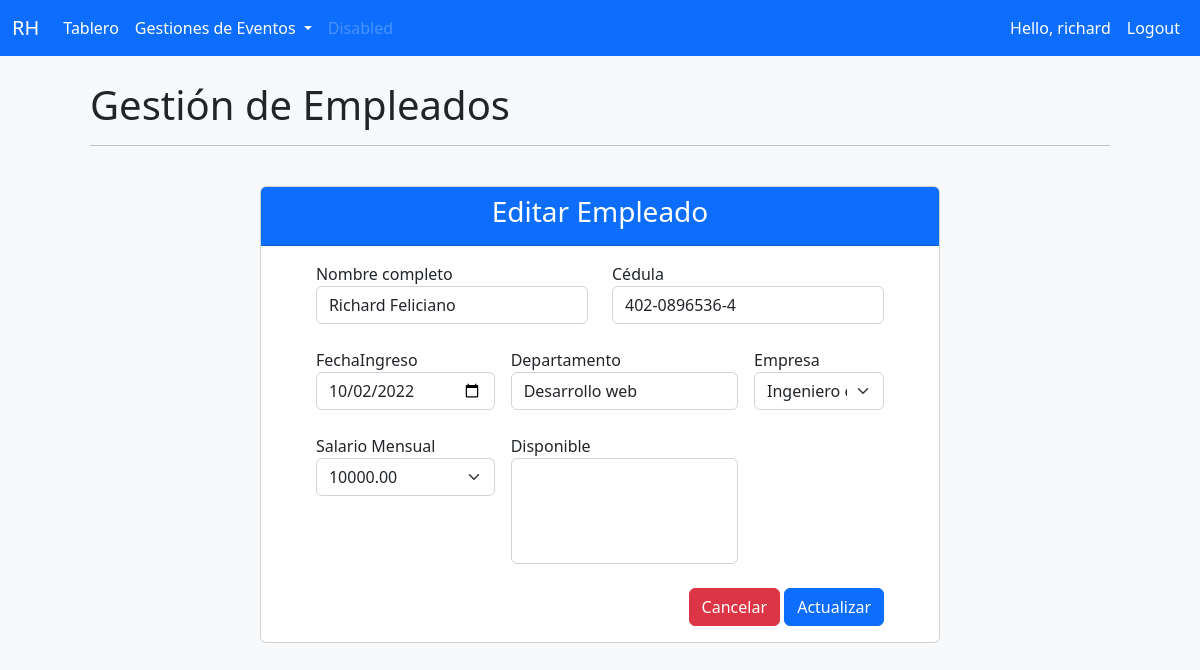
The page /Editarempleado/9/ (signed in) on the database its author committed.
### msrh/models.py (models this page shows, shortened)
class Empleado(models.Model):
    id = models.AutoField(auto_created=True ,primary_key= True, serialize=False,verbose_name='ID')
    nombre = models.CharField (max_length=60, null=True, verbose_name='Nombre completo')
    cedula = models.CharField(max_length=13, null=True, verbose_name='Cédula')
    fechaIngreso = models.DateField(auto_now_add=False, null=True)
    departamento = models.CharField(max_length=50, null=True)
    puesto = models.ForeignKey(Puesto, on_delete=models.CASCADE,null=True, verbose_name='Empresa')
    salarioMensual = models.DecimalField(max_digits=10, decimal_places=2, verbose_name='Salario Mensual')
    estado = models.BooleanField(default=False, verbose_name='Disponible')

class Puesto(models.Model):
    NIVELRIESGO ={
        ('Alto', 'Alto'),
        ('Medio', 'Medio'),
        ('Bajo', 'Bajo'),
    }
    id = models.AutoField(auto_created=True ,primary_key= True, serialize=False,verbose_name='ID')
    puesto =  models.CharField(max_length=50, null=True, verbose_name='Puesto')
    nivelRiesgo = models.CharField(max_length=5, null=True, choices=NIVELRIESGO, verbose_name='Nivel Riesgo')
    nivelMinimoSalario = models.DecimalField(max_digits=10, decimal_places=2, verbose_name='Salario Mínimo')
    nivelMaximoSalario = models.DecimalField(max_digits=10, decimal_places=2, verbose_name='Salario Máximo')
    estado = models.BooleanField(default=False)
    def __str__(self):
        return self.puesto

### msrh/decorators.py (the view)
        def wrapper_func(request, *args, **kwargs):
            group = None
            if request.user.groups.exists():
                group = request.user.groups.all()[0].name
            if group in allowed_roles:
                return view_func(request, *args, **kwargs)
            else:
                return HttpResponse('No estas autorizado para ver la pagina')

### msrh/forms.py
class EmpleadoForm(forms.ModelForm):
    class Meta:
        model = Empleado
        fields = '__all__'
        widgets = {
            'nombre': forms.TextInput(attrs={'class': 'form-control', 'placeholder':'Ingrese su nombre completo'}),
            'cedula': forms.TextInput(attrs={'class': 'form-control', 'placeholder':'xxx-xxxxxxx-x'}),
            'puestoOcupado': forms.Select(attrs={'class': 'form-select'}),
            'fechaIngreso': forms.DateInput(attrs={'class': 'form-control','type':'date'}),
            'departamento': forms.TextInput(attrs={'class': 'form-control'}),
            'puesto': forms.Select(attrs={'class': 'form-select'}),
            'salarioMensual': forms.NumberInput(attrs={'class': 'form-select', 'placeholder':'$ 0.00'}),
            'estado': forms.SelectMultiple(attrs={'class': 'form-select'}),
        }

### msrh/views.py (called while the page is built)
@login_required(login_url='login')
@allowed_users(allowed_roles=['admin'])
def update_Empleado(request, pk):
    pk = str(pk)
    try:
        empleado = Empleado.objects.get(id=pk)
    except Empleado.DoesNotExist:
        return redirect('/empleado')
    form = EmpleadoForm(request.POST or None, instance=empleado)
    if form.is_valid():
        form.save()
        return redirect('/empleado')
    context = {'form':form, 'empleado':empleado}
    return render(request, 'msrh/CRUD/Editarempleado.html', context)

### msrh/templates/msrh/CRUD/Editarempleado.html (shortened to what this page needs)
{% extends 'msrh/main.html' %}
{% block content %}
<h1>Gestión de Empleados</h1>
<hr>
<br>
<div class="card col-md-8 offset-md-2">
    <div class="card-header text-center bg-primary text-white">
     <h3>Editar Empleado</h3>
    </div>
    <div class="card-body  ">
        <div class="container col-md-7 col-lg-11">
        <form  method="POST">
            <div class="row g-4">
                <div class="col-6">
                {{form.nombre.label}}
                {{form.nombre}}
                </div>
                <div class="col-6">
                {{form.cedula.label}}
                {{form.cedula}}
                </div>
            </div>
            <br>
            <div class="row g-3">
                <div class="col-md-4">
                {{form.fechaIngreso.label}}
                {{form.fechaIngreso}}
                </div>
                    <div class="col-md-5">
                        {{form.departamento.label}}
                        {{form.departamento}}
                    </div>
                    <div class="col-md-3">
                        {{form.puesto.label}}
                        {{form.puesto}}
                    </div>
                </div>
                <br>
                <div class="row g-3">
                <div class="col-md-4">
                    {{form.salarioMensual.label}}
                    {{form.salarioMensual}}
                </div>
                <div class="col-md-5">
                    {{form.estado.label}}
                    {{form.estado}}
                </div>
                </div>
                    <br>
            <div class="modal-footer">
                <div class="bd-example">
            <a href="{% url 'empleado' %}" type="button" class="btn btn-danger">Cancelar</a>
            <button class="btn btn-primary" type="submit">Actualizar</button>
        </div>
            </div>
        </form>
    </div>
    </div>
  </div>
{% endblock %}

### msrh/templates/msrh/navbar/navbarADMIN.html (shortened to what this page needs)
{% load static %}
<nav class="navbar navbar-expand-lg navbar-dark bg-primary fixed-top">
    <div class="container-fluid">
      <a class="navbar-brand" href="#">RH</a>
      <div class="collapse navbar-collapse" id="navbarSupportedContent">
        <ul class="navbar-nav me-auto mb-2 mb-lg-0">
          <li class="nav-item">
            <a class="nav-link active" aria-current="page" href="{% url 'home' %}">Tablero</a>
          </li>
          {% if request.user.is_staff %}
          <li class="nav-item dropdown" >
            <a class="nav-link dropdown-toggle active" href="#" role="button" data-bs-toggle="dropdown" aria-expanded="false">
              Gestiones de Eventos
            </a>
          </li>
        {% endif %}
          <li class="nav-item">
            <a class="nav-link disabled">Disabled</a>
          </li>
        </ul>
        <div class="d-flex" >
          <ul class="navbar-nav me-auto mb-2 mb-lg-0">
            <li class="nav-item">
              <span class="nav-link active">Hello, {{request.user}}</span>
            </li>
            <li class="nav-item">
              <a class="nav-link active" aria-current="page" href="{% url 'logout' %}">Logout</a>
            </li>
          </ul>
        </div>
      </div>
    </div>
  </nav>

### rows shown on the page
Empleado: nombre "Richard Feliciano", cedula "402-0896536-4", fechaIngreso "10/02/2022", departamento "Desarrollo web", salarioMensual "10000.00"
Puesto: puesto "Ingeniero en sistemas"

### other values the page prints
{{ request.user }} "richard"
